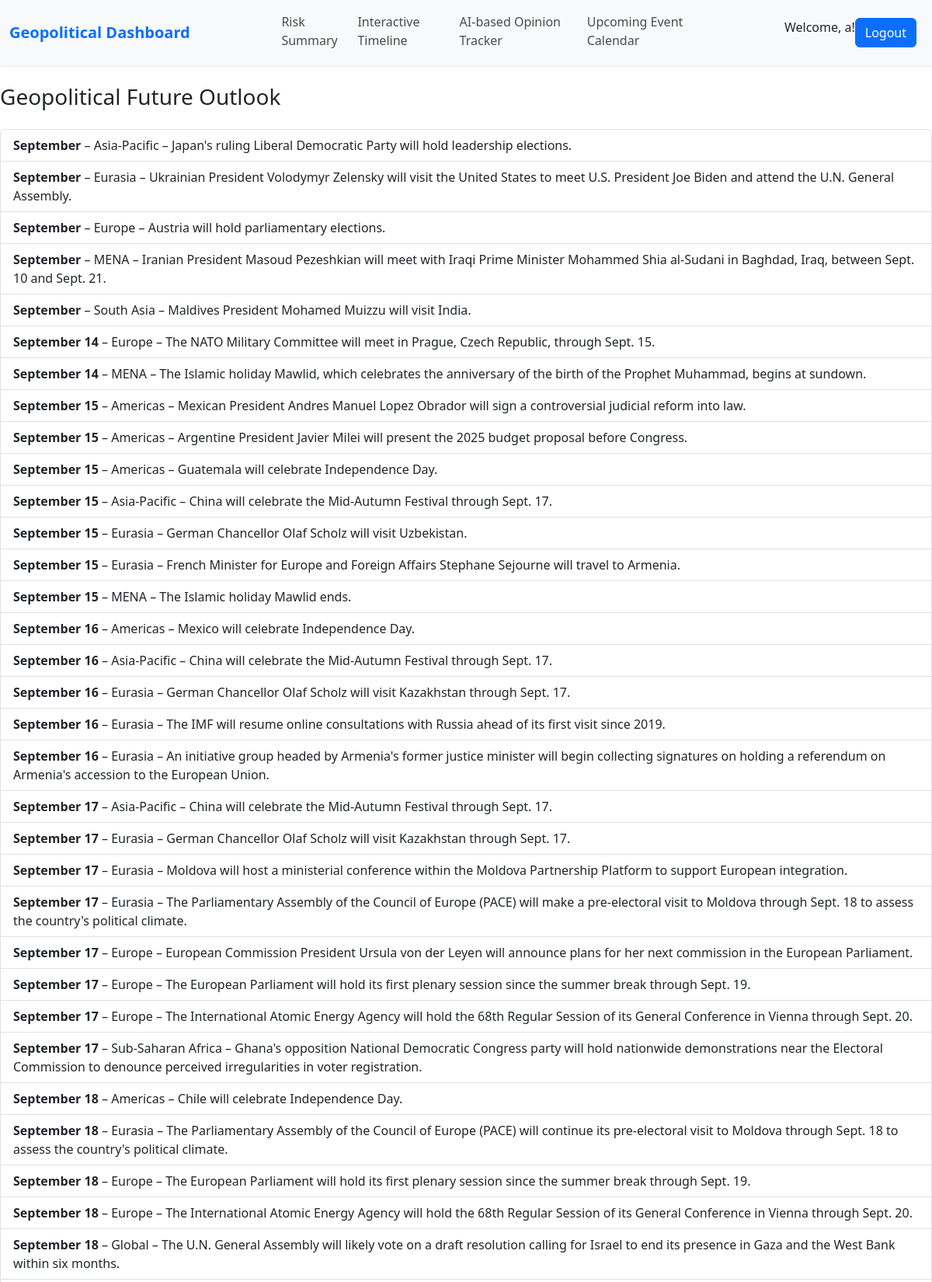
The page /events/geopolitics (signed in, upper part) on the database its author committed.
### tables this page shows
CREATE TABLE user (
    id INTEGER PRIMARY KEY AUTOINCREMENT,
    username TEXT UNIQUE NOT NULL,
    password TEXT NOT NULL
);

CREATE TABLE calendar_events (
    id INTEGER PRIMARY KEY AUTOINCREMENT,
    event_date TEXT NOT NULL,
    region TEXT NOT NULL,
    event TEXT NOT NULL
);

### Project/events.py (the view)
@bp.route('/geopolitics')
def geopolitics():
    db = get_db()
    events = db.execute('SELECT * FROM calendar_events').fetchall()
    return render_template('events/geopolitics.html', events=events)

### Project/auth.py (called while the page is built)
@bp.before_app_request
def load_logged_in_user():
    user_id = session.get('user_id')
    if user_id is None:
        g.user = None
    else:
        g.user = get_db().execute(
            'SELECT * FROM user WHERE id = ?', (user_id,)
        ).fetchone()

### Project/db.py (called while the page is built)
def get_db():
    if 'db' not in g:
        g.db = sqlite3.connect(
            current_app.config['DATABASE'],
            detect_types=sqlite3.PARSE_DECLTYPES
        )
        g.db.row_factory = sqlite3.Row
    return g.db

### Project/templates/events/geopolitics.html (shortened to what this page needs)
{% extends "base.html" %}
{% block content %}
<h3 class="mb-4 mt-4"> Geopolitical Future Outlook</h3>
<div class="list-group">
  {% for e in events %}
    <div class="list-group-item">
      <strong>{{ e['event_date'] }}</strong> – {{ e['region'] }} – {{ e['event'] }}
    </div>
  {% endfor %}
</div>
{% endblock %}

### Project/templates/base.html (shortened to what this page needs)
<!DOCTYPE html>
<html lang="en">
<head>
    <link href="https://cdn.jsdelivr.net/npm/bootstrap@5.3.0/dist/css/bootstrap.min.css" rel="stylesheet">
    <link rel="stylesheet" href="https://cdn.jsdelivr.net/npm/bootstrap-icons/font/bootstrap-icons.css">
    <link rel="stylesheet" href="{{ url_for('static', filename='style.css') }}"/>
</head>
<body>
<nav class="navbar navbar-expand-lg navbar-light bg-light shadow-sm">
    <div class="container-fluid">
        <a class="navbar-brand fw-bold text-primary" href="{{ url_for('index') }}">Geopolitical Dashboard</a>
        <div class="d-flex flex-grow-1 justify-content-center">
          <ul class="navbar-nav d-flex flex-row w-75 justify-content-between">
            <li class="nav-item">
              <a class="nav-link menu-link {% if active_page == 'risk_summary' %}active{% endif %}" href="{{ url_for('risk_summary.index') }}">Risk Summary</a>
            </li>
            <li class="nav-item">
              <a class="nav-link menu-link {% if active_page == 'timeline' %}active{% endif %}" href="{{ url_for('timeline.index') }}">Interactive Timeline</a>
            </li>
            <li class="nav-item">
              <a class="nav-link menu-link {% if active_page == 'ai' %}active{% endif %}" href="{{ url_for('ai.index') }}">AI-based Opinion Tracker</a>
            </li>
            <li class="nav-item">
              <a class="nav-link menu-link {% if active_page == 'events' %}active{% endif %}" href="{{ url_for('events.index') }}">Upcoming Event Calendar</a>
            </li>
            </ul>
        </div>
        <div class="d-flex">
          {% if g.user %}
          <span>Welcome, {{ g.user.username }}!</span>
          <a href="{{ url_for('auth.logout') }}" class="btn btn-primary me-2">Logout</a>
          {% else %}
          <a href="{{ url_for('auth.login') }}" class="btn btn-primary me-2">Login</a>
          <a href="{{ url_for('auth.register') }}" class="btn btn-primary me-2">Register</a>
          {% endif %}
          </div>
        </div>
</nav>
<section>
{% block content %}{% endblock %}
</section>
</body>
</html>

### Project/static/style.css (style rules this page uses)
.menu-link { color: rgba(0, 0, 0, 0.7); text-decoration: none; border-bottom: .25rem solid transparent; }

### rows shown on the page
user: user.username "a"
calendar_events: event_date "September", region "Asia-Pacific", event "Japan's ruling Liberal Democratic Party will hold leadership elections."
calendar_events: event_date "September", region "Eurasia", event "Ukrainian President Volodymyr Zelensky will visit the United States to meet U.S. President Joe Biden and attend the U.N. General Assembly."
calendar_events: event_date "September", region "Europe", event "Austria will hold parliamentary elections."
calendar_events: event_date "September", region "MENA", event "Iranian President Masoud Pezeshkian will meet with Iraqi Prime Minister Mohammed Shia al-Sudani in Baghdad, Iraq, between Sept. 10 and Sept. 21."
calendar_events: event_date "September", region "South Asia", event "Maldives President Mohamed Muizzu will visit India."
calendar_events: event_date "September 14", region "Europe", event "The NATO Military Committee will meet in Prague, Czech Republic, through Sept. 15."
calendar_events: event_date "September 14", region "MENA", event "The Islamic holiday Mawlid, which celebrates the anniversary of the birth of the Prophet Muhammad, begins at sundown."
calendar_events: event_date "September 15", region "Americas", event "Mexican President Andres Manuel Lopez Obrador will sign a controversial judicial reform into law."
calendar_events: event_date "September 15", region "Americas", event "Argentine President Javier Milei will present the 2025 budget proposal before Congress."
calendar_events: event_date "September 15", region "Americas", event "Guatemala will celebrate Independence Day."
calendar_events: event_date "September 15", region "Asia-Pacific", event "China will celebrate the Mid-Autumn Festival through Sept. 17."
calendar_events: event_date "September 15", region "Eurasia", event "German Chancellor Olaf Scholz will visit Uzbekistan."
calendar_events: event_date "September 15", region "Eurasia", event "French Minister for Europe and Foreign Affairs Stephane Sejourne will travel to Armenia."
calendar_events: event_date "September 15", region "MENA", event "The Islamic holiday Mawlid ends."
calendar_events: event_date "September 16", region "Americas", event "Mexico will celebrate Independence Day."
calendar_events: event_date "September 16", region "Asia-Pacific", event "China will celebrate the Mid-Autumn Festival through Sept. 17."
calendar_events: event_date "September 16", region "Eurasia", event "German Chancellor Olaf Scholz will visit Kazakhstan through Sept. 17."
calendar_events: event_date "September 16", region "Eurasia", event "The IMF will resume online consultations with Russia ahead of its first visit since 2019."
calendar_events: event_date "September 16", region "Eurasia", event "An initiative group headed by Armenia's former justice minister will begin collecting signatures on holding a referendum on Armenia's accession to the European Union."
calendar_events: event_date "September 17", region "Asia-Pacific", event "China will celebrate the Mid-Autumn Festival through Sept. 17."
calendar_events: event_date "September 17", region "Eurasia", event "German Chancellor Olaf Scholz will visit Kazakhstan through Sept. 17."
calendar_events: event_date "September 17", region "Eurasia", event "Moldova will host a ministerial conference within the Moldova Partnership Platform to support European integration."
calendar_events: event_date "September 17", region "Eurasia", event "The Parliamentary Assembly of the Council of Europe (PACE) will make a pre‐electoral visit to Moldova through Sept. 18 to assess the country's political climate."
calendar_events: event_date "September 17", region "Europe", event "European Commission President Ursula von der Leyen will announce plans for her next commission in the European Parliament."
calendar_events: event_date "September 17", region "Europe", event "The European Parliament will hold its first plenary session since the summer break through Sept. 19."
calendar_events: event_date "September 17", region "Europe", event "The International Atomic Energy Agency will hold the 68th Regular Session of its General Conference in Vienna through Sept. 20."
calendar_events: event_date "September 17", region "Sub-Saharan Africa", event "Ghana's opposition National Democratic Congress party will hold nationwide demonstrations near the Electoral Commission to denounce perceived irregularities in voter registration."
calendar_events: event_date "September 18", region "Americas", event "Chile will celebrate Independence Day."
calendar_events: event_date "September 18", region "Eurasia", event "The Parliamentary Assembly of the Council of Europe (PACE) will continue its pre‐electoral visit to Moldova through Sept. 18 to assess the country's political climate."
calendar_events: event_date "September 18", region "Europe", event "The European Parliament will hold its first plenary session since the summer break through Sept. 19."
calendar_events: event_date "September 18", region "Europe", event "The International Atomic Energy Agency will hold the 68th Regular Session of its General Conference in Vienna through Sept. 20."
calendar_events: event_date "September 18", region "Global", event "The U.N. General Assembly will likely vote on a draft resolution calling for Israel to end its presence in Gaza and the West Bank within six months."
